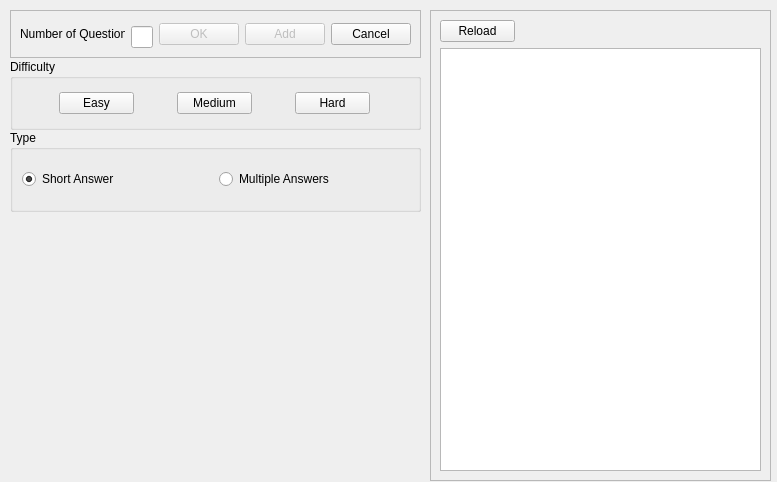
<?xml version="1.0" encoding="UTF-8"?>
<ui version="4.0">
 <class>Dialog</class>
 <widget class="QDialog" name="Dialog">
  <property name="geometry">
   <rect>
    <x>0</x>
    <y>0</y>
    <width>777</width>
    <height>482</height>
   </rect>
  </property>
  <property name="sizePolicy">
   <sizepolicy hsizetype="Fixed" vsizetype="Fixed">
    <horstretch>0</horstretch>
    <verstretch>0</verstretch>
   </sizepolicy>
  </property>
  <property name="windowTitle">
   <string>Dialog</string>
  </property>
  <property name="sizeGripEnabled">
   <bool>false</bool>
  </property>
  <widget class="QFrame" name="frame">
   <property name="geometry">
    <rect>
     <x>10</x>
     <y>10</y>
     <width>411</width>
     <height>48</height>
    </rect>
   </property>
   <property name="maximumSize">
    <size>
     <width>9999999</width>
     <height>16777215</height>
    </size>
   </property>
   <property name="frameShape">
    <enum>QFrame::StyledPanel</enum>
   </property>
   <property name="frameShadow">
    <enum>QFrame::Raised</enum>
   </property>
   <layout class="QGridLayout" name="gridLayout">
    <item row="0" column="2" rowspan="2">
     <widget class="QPushButton" name="okButton">
      <property name="enabled">
       <bool>false</bool>
      </property>
      <property name="maximumSize">
       <size>
        <width>80</width>
        <height>16777215</height>
       </size>
      </property>
      <property name="text">
       <string>OK</string>
      </property>
     </widget>
    </item>
    <item row="0" column="3" rowspan="2">
     <widget class="QPushButton" name="addButton">
      <property name="enabled">
       <bool>false</bool>
      </property>
      <property name="maximumSize">
       <size>
        <width>80</width>
        <height>16777215</height>
       </size>
      </property>
      <property name="text">
       <string>Add</string>
      </property>
     </widget>
    </item>
    <item row="0" column="4" rowspan="2">
     <widget class="QPushButton" name="cancelButton">
      <property name="maximumSize">
       <size>
        <width>80</width>
        <height>16777215</height>
       </size>
      </property>
      <property name="text">
       <string>Cancel</string>
      </property>
     </widget>
    </item>
    <item row="1" column="1">
     <widget class="QLineEdit" name="numofqueLine">
      <property name="maximumSize">
       <size>
        <width>25</width>
        <height>16777215</height>
       </size>
      </property>
     </widget>
    </item>
    <item row="0" column="0" rowspan="2">
     <widget class="QLabel" name="label">
      <property name="minimumSize">
       <size>
        <width>0</width>
        <height>0</height>
       </size>
      </property>
      <property name="maximumSize">
       <size>
        <width>999999</width>
        <height>16777215</height>
       </size>
      </property>
      <property name="text">
       <string>Number of Questions</string>
      </property>
     </widget>
    </item>
   </layout>
  </widget>
  <widget class="QGroupBox" name="groupBox_2">
   <property name="geometry">
    <rect>
     <x>10</x>
     <y>130</y>
     <width>411</width>
     <height>82</height>
    </rect>
   </property>
   <property name="title">
    <string>Type</string>
   </property>
   <layout class="QGridLayout" name="gridLayout_3">
    <item row="0" column="0">
     <widget class="QRadioButton" name="shortanswerButton">
      <property name="autoFillBackground">
       <bool>false</bool>
      </property>
      <property name="text">
       <string>Short Answer</string>
      </property>
      <property name="checked">
       <bool>true</bool>
      </property>
     </widget>
    </item>
    <item row="0" column="1">
     <widget class="QRadioButton" name="multiplechoiceButton">
      <property name="text">
       <string>Multiple Answers</string>
      </property>
     </widget>
    </item>
   </layout>
  </widget>
  <widget class="QGroupBox" name="difficultyBox">
   <property name="geometry">
    <rect>
     <x>10</x>
     <y>59</y>
     <width>411</width>
     <height>71</height>
    </rect>
   </property>
   <property name="title">
    <string>Difficulty</string>
   </property>
   <layout class="QGridLayout" name="gridLayout_2">
    <item row="0" column="4">
     <widget class="QPushButton" name="hardButton">
      <property name="maximumSize">
       <size>
        <width>75</width>
        <height>16777215</height>
       </size>
      </property>
      <property name="text">
       <string>Hard</string>
      </property>
     </widget>
    </item>
    <item row="0" column="3">
     <widget class="QPushButton" name="mediumButton">
      <property name="maximumSize">
       <size>
        <width>75</width>
        <height>16777215</height>
       </size>
      </property>
      <property name="text">
       <string>Medium</string>
      </property>
     </widget>
    </item>
    <item row="0" column="1">
     <widget class="QPushButton" name="easyButton">
      <property name="maximumSize">
       <size>
        <width>75</width>
        <height>16777215</height>
       </size>
      </property>
      <property name="text">
       <string>Easy</string>
      </property>
      <property name="checkable">
       <bool>false</bool>
      </property>
      <property name="checked">
       <bool>false</bool>
      </property>
      <property name="autoRepeat">
       <bool>false</bool>
      </property>
     </widget>
    </item>
   </layout>
  </widget>
  <widget class="QFrame" name="frame_3">
   <property name="geometry">
    <rect>
     <x>430</x>
     <y>10</y>
     <width>341</width>
     <height>471</height>
    </rect>
   </property>
   <property name="frameShape">
    <enum>QFrame::StyledPanel</enum>
   </property>
   <property name="frameShadow">
    <enum>QFrame::Raised</enum>
   </property>
   <layout class="QGridLayout" name="gridLayout_4">
    <item row="2" column="0">
     <widget class="QGraphicsView" name="questionView">
      <property name="verticalScrollBarPolicy">
       <enum>Qt::ScrollBarAlwaysOff</enum>
      </property>
      <property name="horizontalScrollBarPolicy">
       <enum>Qt::ScrollBarAlwaysOff</enum>
      </property>
      <property name="sizeAdjustPolicy">
       <enum>QAbstractScrollArea::AdjustIgnored</enum>
      </property>
     </widget>
    </item>
    <item row="1" column="0">
     <widget class="QPushButton" name="reloadButton">
      <property name="maximumSize">
       <size>
        <width>75</width>
        <height>16777215</height>
       </size>
      </property>
      <property name="text">
       <string>Reload</string>
      </property>
     </widget>
    </item>
   </layout>
  </widget>
 </widget>
 <resources/>
 <connections/>
</ui>
